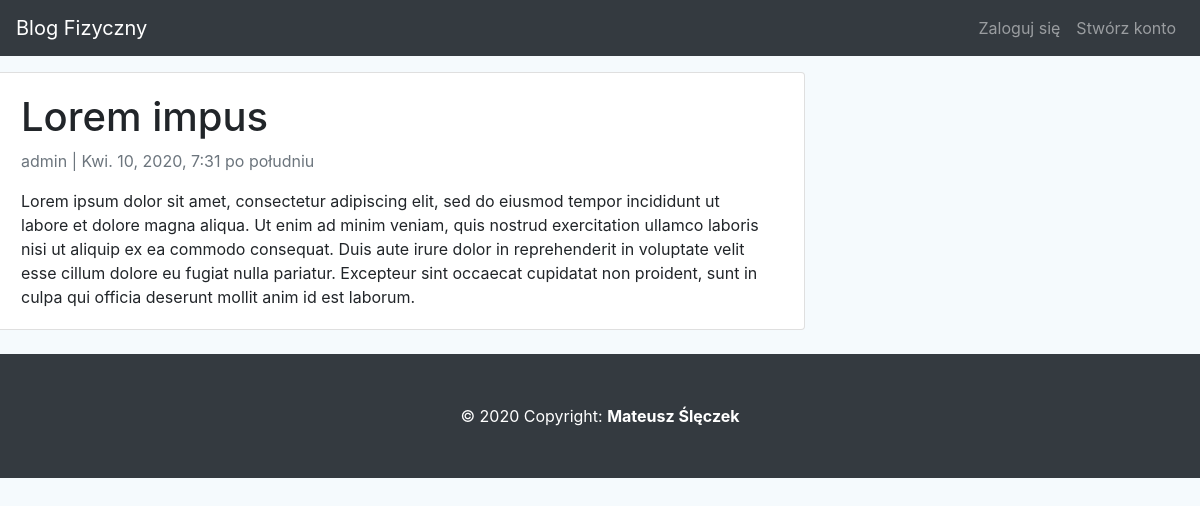
The app's page /inne/lorem-impus/ with its own data.
### inne/models.py (models this page shows, shortened)
class Post(models.Model):
    tytul = models.CharField(max_length=200, unique=True)
    slug = models.SlugField(max_length=200, unique=True)
    autor = models.ForeignKey(User, on_delete= models.CASCADE, related_name='inne_posts')
    zmodyfikowano = models.DateTimeField(auto_now= True)
    tresc = models.TextField()
    plik_1 = models.FileField(upload_to='upload_file/', default='default.pdf')
    plik_2 = models.FileField(upload_to='upload_file/', default='default.pdf')
    plik_3 = models.FileField(upload_to='upload_file/', default='default.pdf')
    plik_4 = models.FileField(upload_to='upload_file/', default='default.pdf')
    zdjecie_1 = models.ImageField(upload_to='upload_img/', default='default.jpg')
    zdjecie_2 = models.ImageField(upload_to='upload_img/', default='default.jpg')
    zdjecie_3 = models.ImageField(upload_to='upload_img/', default='default.jpg')
    dodano = models.DateTimeField(auto_now_add=True)
    status = models.IntegerField(choices=STATUS, default=0)
    class Meta:
        ordering = ['-dodano']

### inne/views.py (the view)
# urls.py: path('<slug:slug>/', views.PostDetail.as_view(), name='post_detail'),
class PostDetail(generic.DetailView):
    model = Post
    template_name = 'inne/post_detail.html'

### inne/templates/inne/post_detail.html
{% extends 'base.html' %}
{% block content %}
<div class="row">
    <div class="col-md-8 card mb-4  mt-3 left top">
      <div class="card-body">
        <h1>{% block title %} {{ object.tytul }} {% endblock title %}</h1>
        <p class=" text-muted">{{ post.autor }} | {{ post.dodano }}</p>
        <p class="card-text ">{{ object.tresc | safe }}</p>
      </div>
    </div>
</div>
{% endblock content %}

### static/css/style.css (style rules this page uses)
body { background-color: #f5fafd; }

### records on screen
Post: tytul "Lorem impus", autor "admin", dodano "Kwi. 10, 2020, 7:31 po południu", tresc "Lorem ipsum dolor sit amet, consectetur adipiscing elit, sed do eiusmod tempor incididunt ut labore et dolore magna aliqua. Ut enim ad minim veniam, quis nostrud exercitation ullamco laboris nisi ut aliquip ex ea commodo consequat. Duis aute irure dolor in reprehenderit in voluptate velit esse cillum dolore eu fugiat nulla pariatur. Excepteur sint occaecat cupidatat non proident, sunt in culpa qui officia deserunt mollit anim id est laborum."
